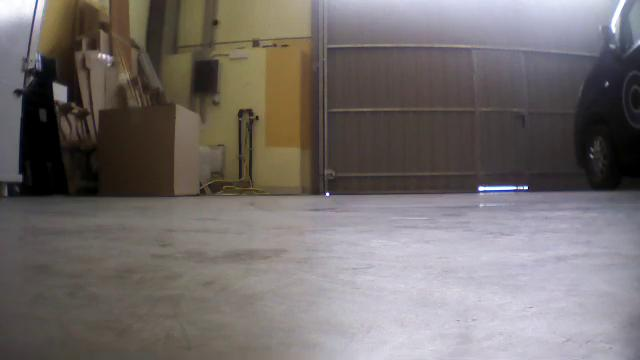
#> input picture clienteDrone/estadoActual.jpg, 640 x 360 px
$ python prueba.py   (older library calls are emulated)
#> lines starting #> are read from the running program, lines starting #| are printed output that depends on the picture
# -*- coding: utf-8 -*-
"""
Created on Mon May  3 13:04:41 2021

@author: robertorg
"""
import numpy as np
from pylab import array, arange, uint8
from PIL import Image
import cv2
import matplotlib.pyplot as plt
import airsim

def _getScreenDepthVis():
            track = 300
            response = cv2.imread("./estadoActual.jpg") #Leemos imagen
#> response is the input picture: shape (360, 640, 3); mean B, G, R 107.9, 109.1, 115.2
            img = np.array(response, dtype=np.uint8) #Convertimos a uint
            #img = 255/np.maximum(np.ones(response.shape), img) #Las partes que sean 0 las dejamos como unos y la normalizamos.
            image = Image.fromarray(img.astype(np.uint8))#Convertimos a imagén
            image = np.array(image.convert("L"))
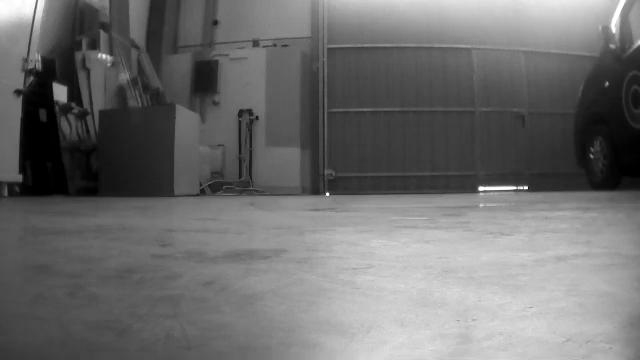
#> image: shape (360, 640); min 0, max 255, mean 109.5
            factor = 10
            maxIntensity = 255.0 # depends on dtype of image data

            # Decrease intensity such that dark pixels become much darker, bright pixels become slightly dark
            #newImage1 = (maxIntensity)*(image/maxIntensity)**factor
            #newImage1 = array(newImage1,dtype=uint8)
            newImage1 = image

            small = cv2.resize(newImage1, (0,0), fx=0.39, fy=0.38)

            cut = small[20:40,:]
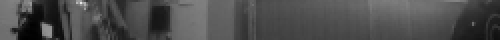
#> cut: shape (20, 250) (shown 2 times larger); min 0, max 231, mean 76.7

            info_section = np.zeros((10,cut.shape[1]),dtype=np.uint8) + 255
            info_section[9,:] = 0

            line = np.int((((track - -180) * (100 - 0)) / (180 - -180)) + 0)

            if line != (0 or 100):
                info_section[:,line-1:line+2]  = 0
            elif line == 0:
                info_section[:,0:3]  = 0
            elif line == 100:
                info_section[:,info_section.shape[1]-3:info_section.shape[1]]  = 0

            total = np.concatenate((info_section, cut), axis=0)
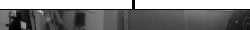
#> total: shape (30, 250); min 0, max 255, mean 126.7
            return total


img = _getScreenDepthVis()
cv2.imwrite('Grises.png',img)

            # [5 lines of commented-out code are left out]
